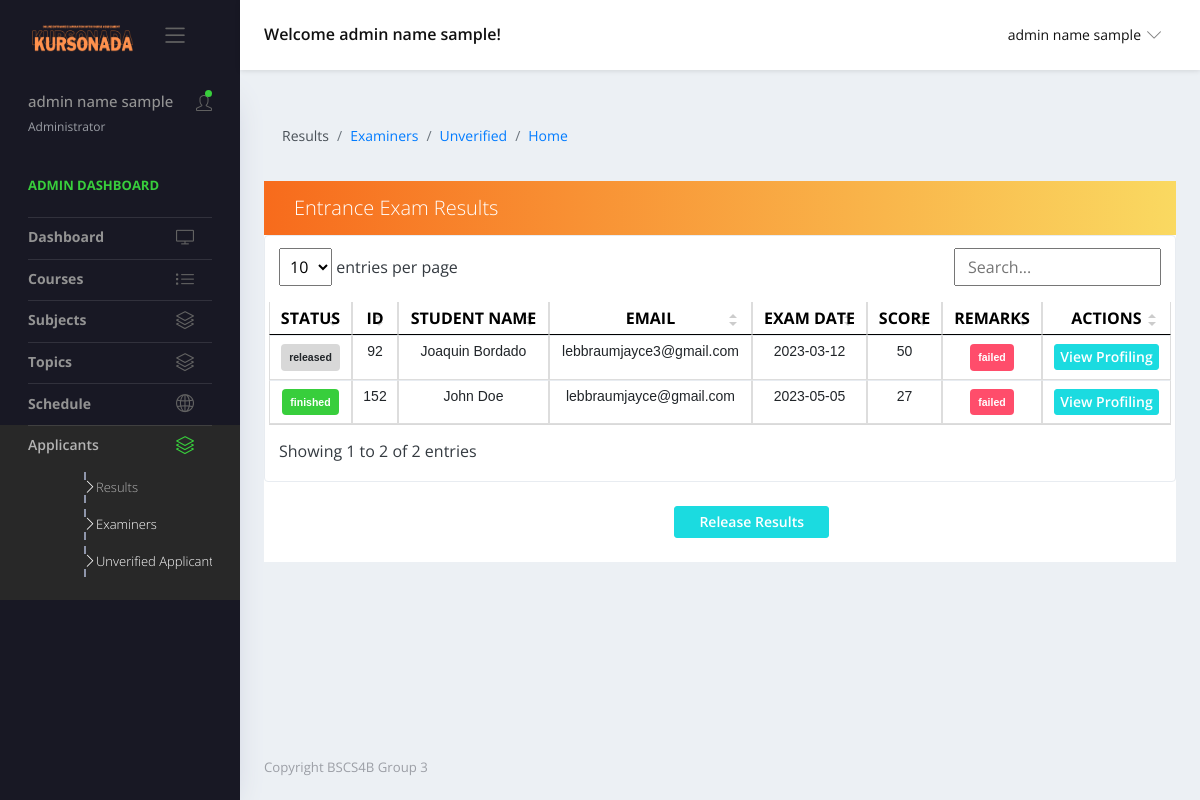
/views/results.php (signed in), run on an earlier commit of the app's database.
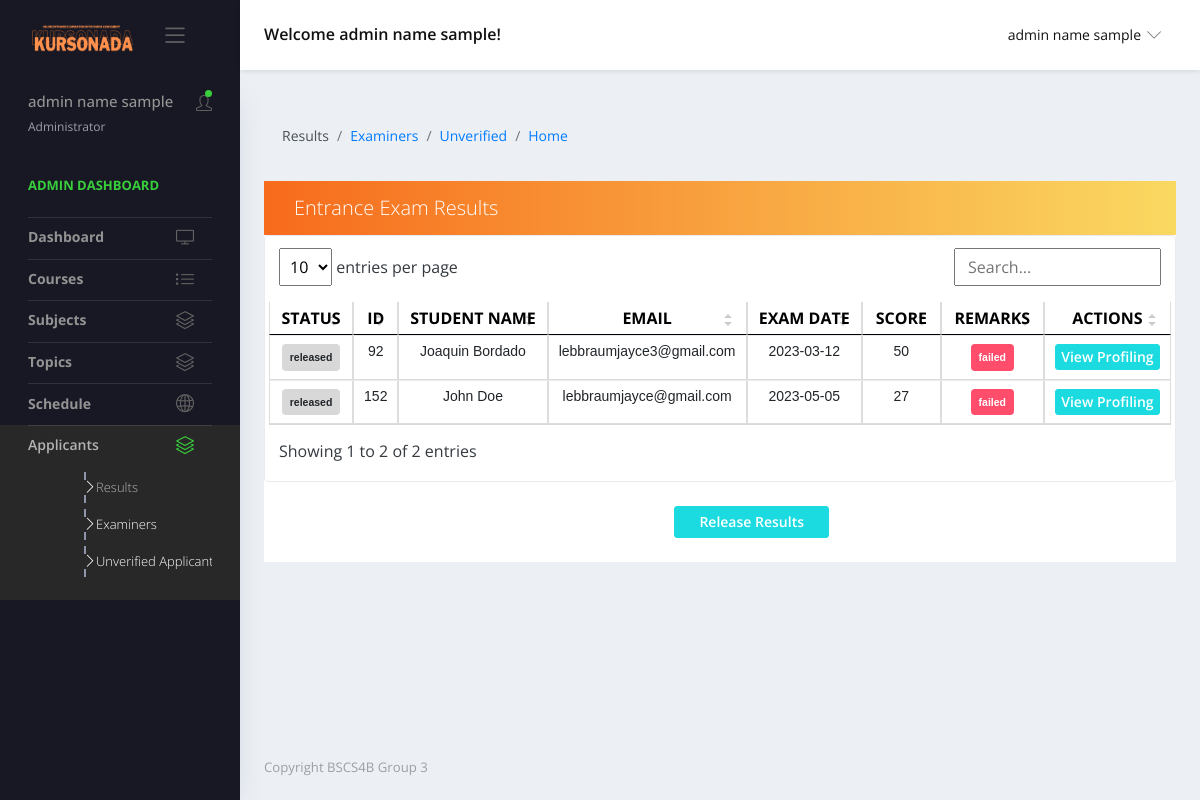
And on a later commit of the database.
### tables this page shows
CREATE TABLE `results` (
  `id` int(11) NOT NULL,
  `fullname` varchar(255) NOT NULL,
  `email` varchar(255) NOT NULL,
  `exam_key` varchar(255) NOT NULL,
  `exam_date` varchar(255) NOT NULL,
  `exam_time` time NOT NULL,
  `exam_time_end` time NOT NULL,
  `score` int(11) NOT NULL,
  `remarks` varchar(255) NOT NULL,
  `status` varchar(255) NOT NULL,
  `strand` varchar(255) NOT NULL,
  `pref_course` varchar(255) NOT NULL,
  `traits` varchar(255) NOT NULL,
  `interest` varchar(255) NOT NULL,
  `skill` varchar(255) NOT NULL,
  `career_goal` varchar(255) NOT NULL,
  `f_course` varchar(255) NOT NULL,
  `f_related_course` varchar(255) NOT NULL,
  `s_course` varchar(255) NOT NULL,
  `s_related_course` varchar(255) NOT NULL,
  `t_course` varchar(255) NOT NULL,
  `t_related_course` varchar(255) NOT NULL,
  `exam_key_created_at` datetime NOT NULL
);

### forms/adminQueries.php (called while the page is built, shortened)
<?php
function getResults() {
    $url = 'localhost';
    $username = 'root';
    $password = '';
    $conn = new mysqli($url, $username, $password, 'project');
    $sql = mysqli_query($conn,
    "SELECT *
    FROM results
    ");
return mysqli_fetch_all($sql, MYSQLI_ASSOC);
}
?>

### views/results.php (the view, shortened to what the changed rows need)
<?php
include '../forms/adminQueries.php';
          ?>
<!DOCTYPE html>
<html lang="en">
  <head>
    <link rel="stylesheet" href="../vendors/simple-line-icons/css/simple-line-icons.css">
    <link rel="stylesheet" href="../vendors/flag-icon-css/css/flag-icon.min.css">
    <link rel="stylesheet" href="../vendors/css/vendor.bundle.base.css">
    <link rel="stylesheet" href="../vendors/daterangepicker/daterangepicker.css">
    <link rel="stylesheet" href="../vendors/chartist/chartist.min.css">
    <link href="https://cdn.jsdelivr.net/npm/bootstrap@5.0.2/dist/css/bootstrap.min.css" rel="stylesheet">
    <link rel="stylesheet" href="../assets/css/vertical-layout-light/style.css">
    <link rel="stylesheet" href="../assets/css/styles-admin.css">
  </head>
  <body>
    <div class="container-scroller">
      <div class="container-fluid page-body-wrapper">
       <div class="main-panel">
        <div class="content-wrapper">
          <div class="row quick-action-toolbar">
            <div class="col-md-12 grid-margin">
              <div class="card">
              <form id="myform" action="" method="POST">
                  <div class="table-responsive border rounded p-1">
                      <table class="table table-hover text-nowrap datatable">
                      <thead>
                      <tr>
                          <th class="font-weight-bold text-center" id="status" scope="col" >STATUS</th>
                          <th class="font-weight-bold text-center" scope="col">ID</th>
                          <th class="font-weight-bold text-center" scope="col">STUDENT NAME</th>
                          <th class="font-weight-bold text-center" scope="col">EMAIL</th>
                          <th class="font-weight-bold text-center" scope="col">EXAM DATE</th>
                          <th class="font-weight-bold text-center" scope="col">SCORE</th>
                          <th class="font-weight-bold text-center" scope="col">REMARKS</th>
                          <th class="font-weight-bold text-center" scope="col">ACTIONS</th>
                        </tr>
                      </thead>
                      <tbody>
                      <?php
                        $rows = getResults();
                        $i = 0;
                        while ($i < count($rows)) {
                           $row = $rows[$i];
                          $id = $row["id"];
                          echo "<tr>";
                          if ($row['status'] == 'active' || $row['status'] == 'finished') {
                            echo "<td><div class='badge badge-success p-2'>" . $row['status'] . "</div></td>";
                        } elseif ($row['status'] == 'pending') {
                            echo "<td><div class='badge badge-danger p-2'>" . $row['status'] . "</div></td>";
                        } else {
                            echo "<td><div class='badge badge-secondary p-2'>" . $row['status'] . "</div></td>";
                        }
                          echo "<td>" . $row["id"] . "</td>";
                          echo "<td>" . $row["fullname"] . "</td>";
                          echo "<td>" . $row["email"] . "</td>";
                          echo "<td>" . $row["exam_date"] . "</td>";
                          echo "<td>" . $row["score"] . "</td>";
                          if ($row['remarks'] == 'passed') {
                            echo "<td><div class='badge badge-success p-2'>" . $row['remarks'] . "</div></td>";
                        } elseif ($row['remarks'] == 'failed') {
                            echo "<td><div class='badge badge-danger p-2'>" . $row['remarks'] . "</div></td>";
                        } else {
                            echo "<td><div class='badge badge-secondary p-2'>" . $row['remarks'] . "</div></td>";
                        }
                          echo "<td><div class='text-center'><button name='btnmodal' type='button' class='btn btn-primary view-btn' data-toggle='modal' data-target='#viewModal' data-id='" . $id . "'>View Profiling</div></button></td>";
                          echo "</tr>";
                               $i++;
                        }
                      ?>
                      </tbody>
                    </table>
                  </div>
                </div>
              </div>
            </div>
        </div>
        </div>
    </div>
    </div>
    <link href="../assets/vendor/simple-datatables/style.css" rel="stylesheet">
  </body>
</html>

What changed in the data, as far as the page shows it:
changed results "John Doe": status "finished" → "released"
